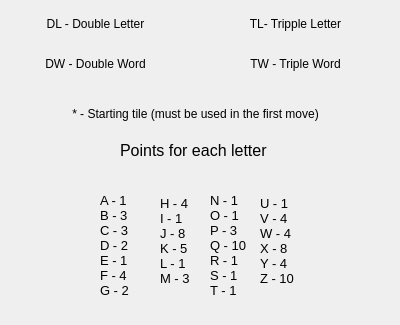
<?xml version="1.0" encoding="UTF-8"?>
<ui version="4.0">
 <class>Form</class>
 <widget class="QWidget" name="Form">
  <property name="geometry">
   <rect>
    <x>0</x>
    <y>0</y>
    <width>400</width>
    <height>325</height>
   </rect>
  </property>
  <property name="windowTitle">
   <string>Form</string>
  </property>
  <property name="styleSheet">
   <string notr="true">background-color:&quot;lightgreen&quot;
</string>
  </property>
  <widget class="QLabel" name="board_label0_3">
   <property name="geometry">
    <rect>
     <x>20</x>
     <y>10</y>
     <width>151</width>
     <height>28</height>
    </rect>
   </property>
   <property name="styleSheet">
    <string notr="true">background-color:&quot;lightblue&quot;
</string>
   </property>
   <property name="text">
    <string>DL - Double Letter</string>
   </property>
   <property name="alignment">
    <set>Qt::AlignCenter</set>
   </property>
  </widget>
  <widget class="QLabel" name="board_label1_5">
   <property name="geometry">
    <rect>
     <x>220</x>
     <y>10</y>
     <width>151</width>
     <height>28</height>
    </rect>
   </property>
   <property name="styleSheet">
    <string notr="true">background-color:&quot;blue&quot;
</string>
   </property>
   <property name="text">
    <string>TL- Tripple Letter</string>
   </property>
   <property name="alignment">
    <set>Qt::AlignCenter</set>
   </property>
  </widget>
  <widget class="QLabel" name="board_label2_2">
   <property name="geometry">
    <rect>
     <x>20</x>
     <y>50</y>
     <width>151</width>
     <height>28</height>
    </rect>
   </property>
   <property name="styleSheet">
    <string notr="true">background-color:&quot;#ffdead&quot;
</string>
   </property>
   <property name="text">
    <string>DW - Double Word</string>
   </property>
   <property name="alignment">
    <set>Qt::AlignCenter</set>
   </property>
  </widget>
  <widget class="QLabel" name="board_label0_7">
   <property name="geometry">
    <rect>
     <x>220</x>
     <y>50</y>
     <width>151</width>
     <height>28</height>
    </rect>
   </property>
   <property name="styleSheet">
    <string notr="true">background-color:&quot;red&quot;
</string>
   </property>
   <property name="text">
    <string>TW - Triple Word</string>
   </property>
   <property name="alignment">
    <set>Qt::AlignCenter</set>
   </property>
  </widget>
  <widget class="QLabel" name="board_label7_7">
   <property name="geometry">
    <rect>
     <x>60</x>
     <y>100</y>
     <width>271</width>
     <height>27</height>
    </rect>
   </property>
   <property name="styleSheet">
    <string notr="true">background-color:&quot;lightpink&quot;
</string>
   </property>
   <property name="text">
    <string>* - Starting tile (must be used in the first move)</string>
   </property>
   <property name="alignment">
    <set>Qt::AlignCenter</set>
   </property>
  </widget>
  <widget class="QLabel" name="label">
   <property name="geometry">
    <rect>
     <x>120</x>
     <y>140</y>
     <width>151</width>
     <height>20</height>
    </rect>
   </property>
   <property name="font">
    <font>
     <pointsize>12</pointsize>
    </font>
   </property>
   <property name="text">
    <string>Points for each letter</string>
   </property>
  </widget>
  <widget class="QLabel" name="label_2">
   <property name="geometry">
    <rect>
     <x>100</x>
     <y>170</y>
     <width>47</width>
     <height>151</height>
    </rect>
   </property>
   <property name="font">
    <font>
     <pointsize>10</pointsize>
    </font>
   </property>
   <property name="text">
    <string>A - 1
B - 3
C - 3
D - 2
E - 1
F - 4
G - 2</string>
   </property>
  </widget>
  <widget class="QLabel" name="label_3">
   <property name="geometry">
    <rect>
     <x>160</x>
     <y>170</y>
     <width>47</width>
     <height>141</height>
    </rect>
   </property>
   <property name="font">
    <font>
     <pointsize>10</pointsize>
    </font>
   </property>
   <property name="text">
    <string>H - 4
I - 1
J - 8
K - 5
L - 1
M - 3</string>
   </property>
  </widget>
  <widget class="QLabel" name="label_4">
   <property name="geometry">
    <rect>
     <x>210</x>
     <y>180</y>
     <width>47</width>
     <height>131</height>
    </rect>
   </property>
   <property name="font">
    <font>
     <pointsize>10</pointsize>
    </font>
   </property>
   <property name="text">
    <string>N - 1
O - 1
P - 3
Q - 10
R - 1
S - 1
T - 1</string>
   </property>
  </widget>
  <widget class="QLabel" name="label_5">
   <property name="geometry">
    <rect>
     <x>260</x>
     <y>190</y>
     <width>47</width>
     <height>101</height>
    </rect>
   </property>
   <property name="font">
    <font>
     <pointsize>10</pointsize>
    </font>
   </property>
   <property name="text">
    <string>U - 1
V - 4
W - 4
X - 8
Y - 4
Z - 10</string>
   </property>
  </widget>
 </widget>
 <resources/>
 <connections/>
</ui>
